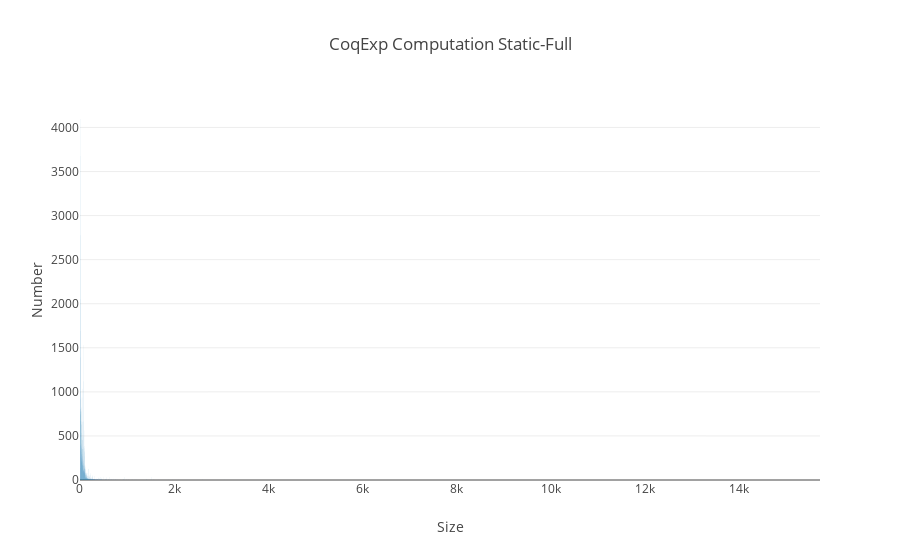

The code cell stored with this chart in its notebook:
### Code cell
import plotly
import plotly.plotly as py
import plotly.graph_objs as go

hist_sf, maxsize = tactr_stats.coqexp_comp_p('static_full_comp', f_avg=False, f_trunc=False)
print("Maxsize", maxsize)
data = [go.Bar(x=[k for k, v in hist_sf.items()], y=[v for k, v in hist_sf.items()])]

layout = go.Layout(
    title='CoqExp Computation Static-Full',
    xaxis=dict(
        title='Size'
    ),
    yaxis=dict(
        title='Number',
    ),
)
fig = go.Figure(data=data, layout=layout)
plotly.offline.init_notebook_mode(connected=True)
plotly.offline.iplot(fig, filename='coqexp-sf-hist')

### Figure 1 — Plotly figure (JSON) as saved in the notebook; plotly's stock layout.template omitted (floating-point values rounded to 4 significant figures; data arrays with more than 128 entries replaced by an {"elided": "..."} marker saying what was removed)
{"data": [{"type": "bar", "x": {"elided": "730 int values"}, "y": {"elided": "730 int values"}}], "layout": {"title": "CoqExp Computation Static-Full", "xaxis": {"title": "Size"}, "yaxis": {"title": "Number"}}}
